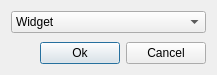
<?xml version="1.0" encoding="UTF-8"?>
<ui version="4.0">
 <class>UiTypeDialog</class>
 <widget class="QDialog" name="UiTypeDialog">
  <property name="geometry">
   <rect>
    <x>0</x>
    <y>0</y>
    <width>217</width>
    <height>75</height>
   </rect>
  </property>
  <property name="windowTitle">
   <string>Ui Type</string>
  </property>
  <layout class="QVBoxLayout" name="verticalLayout">
   <item>
    <widget class="QComboBox" name="uiTypesComboBox">
     <item>
      <property name="text">
       <string>Widget</string>
      </property>
     </item>
     <item>
      <property name="text">
       <string>Dialog</string>
      </property>
     </item>
    </widget>
   </item>
   <item>
    <spacer name="verticalSpacer">
     <property name="orientation">
      <enum>Qt::Vertical</enum>
     </property>
     <property name="sizeHint" stdset="0">
      <size>
       <width>20</width>
       <height>0</height>
      </size>
     </property>
    </spacer>
   </item>
   <item>
    <layout class="QHBoxLayout" name="horizontalLayout">
     <item>
      <spacer name="horizontalSpacer">
       <property name="orientation">
        <enum>Qt::Horizontal</enum>
       </property>
       <property name="sizeHint" stdset="0">
        <size>
         <width>40</width>
         <height>20</height>
        </size>
       </property>
      </spacer>
     </item>
     <item>
      <widget class="QPushButton" name="okButton">
       <property name="text">
        <string>Ok</string>
       </property>
       <property name="default">
        <bool>true</bool>
       </property>
      </widget>
     </item>
     <item>
      <widget class="QPushButton" name="cancelButton">
       <property name="text">
        <string>Cancel</string>
       </property>
      </widget>
     </item>
    </layout>
   </item>
  </layout>
 </widget>
 <resources/>
 <connections>
  <connection>
   <sender>okButton</sender>
   <signal>clicked()</signal>
   <receiver>UiTypeDialog</receiver>
   <slot>accept()</slot>
   <hints>
    <hint type="sourcelabel">
     <x>82</x>
     <y>56</y>
    </hint>
    <hint type="destinationlabel">
     <x>21</x>
     <y>53</y>
    </hint>
   </hints>
  </connection>
  <connection>
   <sender>cancelButton</sender>
   <signal>clicked()</signal>
   <receiver>UiTypeDialog</receiver>
   <slot>reject()</slot>
   <hints>
    <hint type="sourcelabel">
     <x>181</x>
     <y>53</y>
    </hint>
    <hint type="destinationlabel">
     <x>195</x>
     <y>36</y>
    </hint>
   </hints>
  </connection>
 </connections>
</ui>
